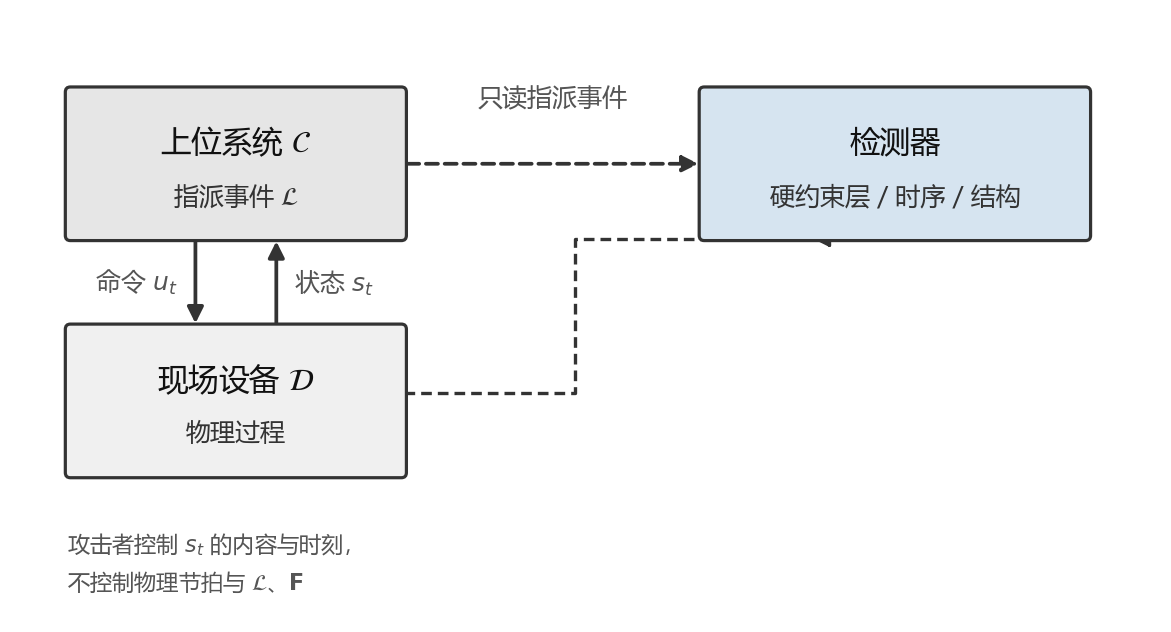

This figure's Python source:
# -*- coding: utf-8 -*-
"""命令/事件回环（中文版，paper02 fig:system）。"""
from __future__ import annotations

import os
import sys

import matplotlib

matplotlib.use("Agg")
import matplotlib.pyplot as plt
from matplotlib.patches import FancyArrowPatch, FancyBboxPatch

HERE = os.path.dirname(os.path.abspath(__file__))
sys.path.insert(0, HERE)
OUT = os.path.join(HERE, "fig_system_CN")

from _style import subset_pdf  # noqa: E402

plt.rcParams.update({
    "font.sans-serif": ["Microsoft YaHei", "SimHei", "SimSun", "DejaVu Sans"],
    "axes.unicode_minus": False,
    "mathtext.fontset": "dejavusans",
    "figure.dpi": 200,
    "pdf.fonttype": 42,
    "ps.fonttype": 42,
})

C_EDGE = "#333333"
C_NOTE = "#555555"
C_SCHED = "#e6e6e6"
C_DEV = "#f0f0f0"
C_DET = "#d6e4f0"


def box(ax, x, y, w, h, title, sub, fc):
    ax.add_patch(FancyBboxPatch(
        (x, y), w, h, boxstyle="round,pad=0.02,rounding_size=0.05",
        facecolor=fc, edgecolor=C_EDGE, linewidth=1.15, zorder=3))
    ax.text(x + w / 2, y + h * 0.64, title, ha="center", va="center",
            fontsize=11, color="#111111", zorder=4)
    ax.text(x + w / 2, y + h * 0.28, sub, ha="center", va="center",
            fontsize=9, color="#333333", zorder=4)


def arrow(ax, p, q, color=C_EDGE, lw=1.35, ls="-", ms=12):
    ax.add_patch(FancyArrowPatch(
        p, q, arrowstyle="-|>", mutation_scale=ms, linewidth=lw,
        linestyle=ls, color=color, shrinkA=1.0, shrinkB=1.0, zorder=2))


def main() -> None:
    fig, ax = plt.subplots(figsize=(7.4, 3.95))
    ax.set_xlim(0.0, 11.4)
    ax.set_ylim(-0.45, 5.45)
    ax.axis("off")

    sx, sy, sw, sh = 0.55, 3.25, 3.35, 1.45
    dx, dy, dw, dh = 0.55, 0.95, 3.35, 1.45
    tx, ty, tw, th = 6.85, 3.25, 3.85, 1.45

    box(ax, sx, sy, sw, sh, r"上位系统 $\mathcal{C}$", r"指派事件 $\mathcal{L}$", C_SCHED)
    box(ax, dx, dy, dw, dh, r"现场设备 $\mathcal{D}$", "物理过程", C_DEV)
    box(ax, tx, ty, tw, th, "检测器", "硬约束层 / 时序 / 结构", C_DET)

    s_bot_l = (sx + sw * 0.38, sy)
    s_bot_r = (sx + sw * 0.62, sy)
    d_top_l = (dx + dw * 0.38, dy + dh)
    d_top_r = (dx + dw * 0.62, dy + dh)
    s_r = (sx + sw, sy + sh / 2)
    t_l = (tx, ty + th / 2)
    d_r = (dx + dw, dy + dh * 0.55)
    t_bot = (tx + tw * 0.28, ty)

    arrow(ax, s_bot_l, d_top_l)
    ax.text(s_bot_l[0] - 0.18, (s_bot_l[1] + d_top_l[1]) / 2,
            r"命令 $u_t$", ha="right", va="center", fontsize=9, color=C_NOTE)

    arrow(ax, d_top_r, s_bot_r)
    ax.text(s_bot_r[0] + 0.18, (s_bot_r[1] + d_top_r[1]) / 2,
            r"状态 $s_t$", ha="left", va="center", fontsize=9, color=C_NOTE)

    arrow(ax, s_r, t_l, ls=(0, (3.2, 1.8)))
    ax.text((s_r[0] + t_l[0]) / 2, s_r[1] + 0.50,
            "只读指派事件", ha="center", va="bottom", fontsize=9, color=C_NOTE)

    mid = (d_r[0] + 1.70, d_r[1])
    ax.plot([d_r[0], mid[0], mid[0], t_bot[0]],
            [d_r[1], mid[1], t_bot[1], t_bot[1]],
            color=C_EDGE, lw=1.2, ls=(0, (3.2, 1.8)), zorder=2)
    arrow(ax, (t_bot[0] + 0.28, t_bot[1]), t_bot, ls=(0, (3.2, 1.8)), lw=1.2)

    ax.text(0.55, 0.28,
            r"攻击者控制 $s_t$ 的内容与时刻，",
            ha="left", va="center", fontsize=8.0, color=C_NOTE)
    ax.text(0.55, -0.08,
            r"不控制物理节拍与 $\mathcal{L}$、$\mathbf{F}$",
            ha="left", va="center", fontsize=8.0, color=C_NOTE)

    fig.savefig(OUT + ".pdf", bbox_inches="tight", pad_inches=0.06)
    fig.savefig(OUT + ".png", dpi=200, bbox_inches="tight", pad_inches=0.06)
    plt.close(fig)
    subset_pdf(OUT + ".pdf")
    print("wrote", OUT + ".pdf")


if __name__ == "__main__":
    main()
